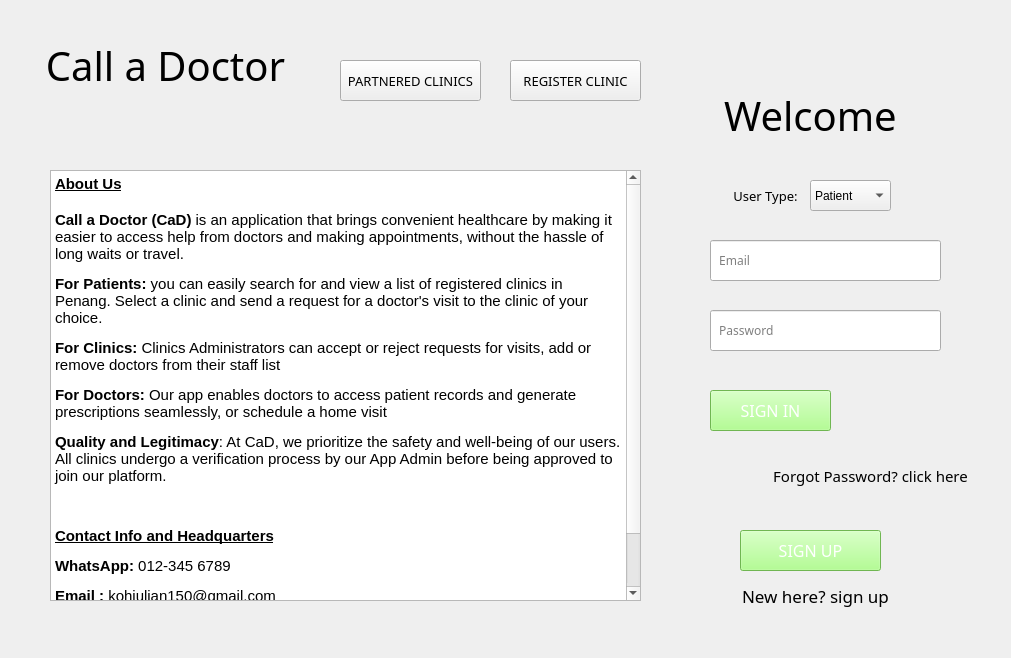
<?xml version="1.0" encoding="UTF-8"?>
<ui version="4.0">
 <class>HomePage</class>
 <widget class="QWidget" name="HomePage">
  <property name="geometry">
   <rect>
    <x>0</x>
    <y>0</y>
    <width>1011</width>
    <height>658</height>
   </rect>
  </property>
  <property name="windowTitle">
   <string>Call A Doctor - Home Page</string>
  </property>
  <widget class="QPushButton" name="Clinics">
   <property name="geometry">
    <rect>
     <x>340</x>
     <y>60</y>
     <width>141</width>
     <height>41</height>
    </rect>
   </property>
   <property name="font">
    <font>
     <family>Bahnschrift SemiLight SemiConde</family>
     <pointsize>10</pointsize>
     <weight>50</weight>
     <bold>false</bold>
    </font>
   </property>
   <property name="text">
    <string>PARTNERED CLINICS</string>
   </property>
  </widget>
  <widget class="QTextEdit" name="textEdit_2">
   <property name="geometry">
    <rect>
     <x>50</x>
     <y>170</y>
     <width>591</width>
     <height>431</height>
    </rect>
   </property>
   <property name="sizePolicy">
    <sizepolicy hsizetype="Maximum" vsizetype="Maximum">
     <horstretch>0</horstretch>
     <verstretch>0</verstretch>
    </sizepolicy>
   </property>
   <property name="readOnly">
    <bool>true</bool>
   </property>
   <property name="html">
    <string>&lt;!DOCTYPE HTML PUBLIC &quot;-//W3C//DTD HTML 4.0//EN&quot; &quot;http://www.w3.org/TR/REC-html40/strict.dtd&quot;&gt;
&lt;html&gt;&lt;head&gt;&lt;meta name=&quot;qrichtext&quot; content=&quot;1&quot; /&gt;&lt;style type=&quot;text/css&quot;&gt;
p, li { white-space: pre-wrap; }
&lt;/style&gt;&lt;/head&gt;&lt;body style=&quot; font-family:'MS Shell Dlg 2'; font-size:7.8pt; font-weight:400; font-style:normal;&quot;&gt;
&lt;p style=&quot; margin-top:0px; margin-bottom:0px; margin-left:0px; margin-right:0px; -qt-block-indent:0; text-indent:0px;&quot;&gt;&lt;span style=&quot; font-size:11pt; font-weight:600; text-decoration: underline;&quot;&gt;About Us&lt;/span&gt;&lt;/p&gt;
&lt;p style=&quot;-qt-paragraph-type:empty; margin-top:0px; margin-bottom:0px; margin-left:0px; margin-right:0px; -qt-block-indent:0; text-indent:0px; font-size:11pt; font-weight:600; text-decoration: underline;&quot;&gt;&lt;br /&gt;&lt;/p&gt;
&lt;p style=&quot; margin-top:0px; margin-bottom:0px; margin-left:0px; margin-right:0px; -qt-block-indent:0; text-indent:0px;&quot;&gt;&lt;span style=&quot; font-size:11pt; font-weight:600;&quot;&gt;Call a Doctor (CaD)&lt;/span&gt;&lt;span style=&quot; font-size:11pt;&quot;&gt; is an application that brings convenient healthcare by making it easier to access help from doctors and making appointments, without the hassle of long waits or travel.&lt;/span&gt;&lt;/p&gt;
&lt;p style=&quot; margin-top:12px; margin-bottom:12px; margin-left:0px; margin-right:0px; -qt-block-indent:0; text-indent:0px;&quot;&gt;&lt;span style=&quot; font-size:11pt; font-weight:600;&quot;&gt;For Patients:&lt;/span&gt;&lt;span style=&quot; font-size:11pt;&quot;&gt; you can easily search for and view a list of registered clinics in Penang. Select a clinic and send a request for a doctor's visit to the clinic of your choice. &lt;/span&gt;&lt;/p&gt;
&lt;p style=&quot; margin-top:12px; margin-bottom:12px; margin-left:0px; margin-right:0px; -qt-block-indent:0; text-indent:0px;&quot;&gt;&lt;span style=&quot; font-size:11pt; font-weight:600;&quot;&gt;For Clinics:&lt;/span&gt;&lt;span style=&quot; font-size:11pt;&quot;&gt; Clinics Administrators can accept or reject requests for visits, add or remove doctors from their staff list&lt;/span&gt;&lt;/p&gt;
&lt;p style=&quot; margin-top:12px; margin-bottom:12px; margin-left:0px; margin-right:0px; -qt-block-indent:0; text-indent:0px;&quot;&gt;&lt;span style=&quot; font-size:11pt; font-weight:600;&quot;&gt;For Doctors:&lt;/span&gt;&lt;span style=&quot; font-size:11pt;&quot;&gt; Our app enables doctors to access patient records and generate prescriptions seamlessly, or schedule a home visit&lt;/span&gt;&lt;/p&gt;
&lt;p style=&quot; margin-top:12px; margin-bottom:12px; margin-left:0px; margin-right:0px; -qt-block-indent:0; text-indent:0px;&quot;&gt;&lt;span style=&quot; font-size:11pt; font-weight:600;&quot;&gt;Quality and Legitimacy&lt;/span&gt;&lt;span style=&quot; font-size:11pt;&quot;&gt;: At CaD, we prioritize the safety and well-being of our users. All clinics undergo a verification process by our App Admin before being approved to join our platform. &lt;/span&gt;&lt;/p&gt;
&lt;p style=&quot;-qt-paragraph-type:empty; margin-top:12px; margin-bottom:12px; margin-left:0px; margin-right:0px; -qt-block-indent:0; text-indent:0px; font-size:11pt;&quot;&gt;&lt;br /&gt;&lt;/p&gt;
&lt;p style=&quot; margin-top:12px; margin-bottom:12px; margin-left:0px; margin-right:0px; -qt-block-indent:0; text-indent:0px;&quot;&gt;&lt;span style=&quot; font-size:11pt; font-weight:600; text-decoration: underline;&quot;&gt;Contact Info and Headquarters&lt;/span&gt;&lt;/p&gt;
&lt;p style=&quot; margin-top:12px; margin-bottom:12px; margin-left:0px; margin-right:0px; -qt-block-indent:0; text-indent:0px;&quot;&gt;&lt;span style=&quot; font-size:11pt; font-weight:600;&quot;&gt;WhatsApp: &lt;/span&gt;&lt;span style=&quot; font-size:11pt;&quot;&gt;012-345 6789      &lt;/span&gt;&lt;span style=&quot; font-size:11pt; font-weight:600;&quot;&gt; &lt;/span&gt;&lt;/p&gt;
&lt;p style=&quot; margin-top:12px; margin-bottom:12px; margin-left:0px; margin-right:0px; -qt-block-indent:0; text-indent:0px;&quot;&gt;&lt;span style=&quot; font-size:11pt; font-weight:600;&quot;&gt;Email : &lt;/span&gt;&lt;span style=&quot; font-size:11pt;&quot;&gt;kohjulian150@gmail.com&lt;/span&gt;&lt;/p&gt;
&lt;p style=&quot; margin-top:12px; margin-bottom:12px; margin-left:0px; margin-right:0px; -qt-block-indent:0; text-indent:0px;&quot;&gt;&lt;span style=&quot; font-size:11pt; font-weight:600;&quot;&gt;Headquarter:&lt;/span&gt;&lt;span style=&quot; font-size:11pt;&quot;&gt; 20&lt;/span&gt;&lt;span style=&quot; font-size:11pt; font-weight:600;&quot;&gt; &lt;/span&gt;&lt;span style=&quot; font-size:11pt;&quot;&gt;Bukit&lt;/span&gt;&lt;span style=&quot; font-size:11pt; font-weight:600;&quot;&gt; &lt;/span&gt;&lt;span style=&quot; font-size:11pt;&quot;&gt;Jambul, Jalan Jambul, Pulau Pinang&lt;/span&gt;&lt;/p&gt;
&lt;p style=&quot;-qt-paragraph-type:empty; margin-top:12px; margin-bottom:12px; margin-left:0px; margin-right:0px; -qt-block-indent:0; text-indent:0px; font-size:8.25pt;&quot;&gt;&lt;br /&gt;&lt;/p&gt;&lt;/body&gt;&lt;/html&gt;</string>
   </property>
  </widget>
  <widget class="QLineEdit" name="Email_line">
   <property name="geometry">
    <rect>
     <x>710</x>
     <y>240</y>
     <width>231</width>
     <height>41</height>
    </rect>
   </property>
   <property name="font">
    <font>
     <family>Bahnschrift Light</family>
    </font>
   </property>
   <property name="placeholderText">
    <string>  Email</string>
   </property>
  </widget>
  <widget class="QLineEdit" name="Password_line">
   <property name="geometry">
    <rect>
     <x>710</x>
     <y>310</y>
     <width>231</width>
     <height>41</height>
    </rect>
   </property>
   <property name="sizePolicy">
    <sizepolicy hsizetype="Expanding" vsizetype="Expanding">
     <horstretch>0</horstretch>
     <verstretch>0</verstretch>
    </sizepolicy>
   </property>
   <property name="font">
    <font>
     <family>Bahnschrift Light</family>
    </font>
   </property>
   <property name="inputMask">
    <string/>
   </property>
   <property name="text">
    <string/>
   </property>
   <property name="placeholderText">
    <string>  Password</string>
   </property>
   <property name="clearButtonEnabled">
    <bool>false</bool>
   </property>
  </widget>
  <widget class="QPushButton" name="ForgotPasswordpushButton">
   <property name="geometry">
    <rect>
     <x>750</x>
     <y>460</y>
     <width>241</width>
     <height>31</height>
    </rect>
   </property>
   <property name="font">
    <font>
     <family>Yu Gothic UI Semibold</family>
     <pointsize>11</pointsize>
     <weight>7</weight>
     <italic>false</italic>
     <bold>false</bold>
    </font>
   </property>
   <property name="styleSheet">
    <string notr="true">border: none; background: none;;
font: 63 11pt &quot;Yu Gothic UI Semibold&quot;;
</string>
   </property>
   <property name="text">
    <string>Forgot Password? click here</string>
   </property>
  </widget>
  <widget class="QPushButton" name="LoginpushButton">
   <property name="geometry">
    <rect>
     <x>710</x>
     <y>390</y>
     <width>121</width>
     <height>41</height>
    </rect>
   </property>
   <property name="font">
    <font>
     <family>Bahnschrift SemiLight SemiConde</family>
     <pointsize>12</pointsize>
    </font>
   </property>
   <property name="autoFillBackground">
    <bool>false</bool>
   </property>
   <property name="styleSheet">
    <string notr="true">background-color: #9dff73;
color: #FFFFFF;
</string>
   </property>
   <property name="text">
    <string>SIGN IN</string>
   </property>
   <property name="autoDefault">
    <bool>false</bool>
   </property>
  </widget>
  <widget class="QLabel" name="Welcome_label_2">
   <property name="enabled">
    <bool>true</bool>
   </property>
   <property name="geometry">
    <rect>
     <x>20</x>
     <y>30</y>
     <width>291</width>
     <height>71</height>
    </rect>
   </property>
   <property name="sizePolicy">
    <sizepolicy hsizetype="Preferred" vsizetype="Preferred">
     <horstretch>0</horstretch>
     <verstretch>0</verstretch>
    </sizepolicy>
   </property>
   <property name="font">
    <font>
     <family>Yu Gothic UI Semibold</family>
     <pointsize>30</pointsize>
     <weight>7</weight>
     <italic>false</italic>
     <bold>false</bold>
    </font>
   </property>
   <property name="layoutDirection">
    <enum>Qt::LeftToRight</enum>
   </property>
   <property name="autoFillBackground">
    <bool>false</bool>
   </property>
   <property name="styleSheet">
    <string notr="true">
font: 63 30pt &quot;Yu Gothic UI Semibold&quot;;</string>
   </property>
   <property name="text">
    <string>Call a Doctor</string>
   </property>
   <property name="alignment">
    <set>Qt::AlignCenter</set>
   </property>
  </widget>
  <widget class="QLabel" name="Welcome_label_3">
   <property name="enabled">
    <bool>true</bool>
   </property>
   <property name="geometry">
    <rect>
     <x>700</x>
     <y>90</y>
     <width>221</width>
     <height>51</height>
    </rect>
   </property>
   <property name="sizePolicy">
    <sizepolicy hsizetype="Expanding" vsizetype="Expanding">
     <horstretch>0</horstretch>
     <verstretch>0</verstretch>
    </sizepolicy>
   </property>
   <property name="font">
    <font>
     <family>Yu Gothic UI Semibold</family>
     <pointsize>30</pointsize>
     <weight>7</weight>
     <italic>false</italic>
     <bold>false</bold>
    </font>
   </property>
   <property name="layoutDirection">
    <enum>Qt::LeftToRight</enum>
   </property>
   <property name="autoFillBackground">
    <bool>false</bool>
   </property>
   <property name="styleSheet">
    <string notr="true">
font: 63 30pt &quot;Yu Gothic UI Semibold&quot;;
</string>
   </property>
   <property name="text">
    <string>Welcome</string>
   </property>
   <property name="alignment">
    <set>Qt::AlignCenter</set>
   </property>
  </widget>
  <widget class="QPushButton" name="RegisterButton">
   <property name="geometry">
    <rect>
     <x>740</x>
     <y>530</y>
     <width>141</width>
     <height>41</height>
    </rect>
   </property>
   <property name="font">
    <font>
     <family>Bahnschrift SemiLight SemiConde</family>
     <pointsize>12</pointsize>
    </font>
   </property>
   <property name="autoFillBackground">
    <bool>false</bool>
   </property>
   <property name="styleSheet">
    <string notr="true">background-color: #9dff73;
color: #FFFFFF;
</string>
   </property>
   <property name="text">
    <string>SIGN UP</string>
   </property>
   <property name="autoDefault">
    <bool>false</bool>
   </property>
  </widget>
  <widget class="QPushButton" name="RegisterClinicButton">
   <property name="geometry">
    <rect>
     <x>510</x>
     <y>60</y>
     <width>131</width>
     <height>41</height>
    </rect>
   </property>
   <property name="font">
    <font>
     <family>Bahnschrift SemiLight SemiConde</family>
     <pointsize>10</pointsize>
     <weight>50</weight>
     <bold>false</bold>
    </font>
   </property>
   <property name="text">
    <string>REGISTER CLINIC</string>
   </property>
  </widget>
  <widget class="QLabel" name="Welcome_label_4">
   <property name="enabled">
    <bool>true</bool>
   </property>
   <property name="geometry">
    <rect>
     <x>680</x>
     <y>580</y>
     <width>271</width>
     <height>31</height>
    </rect>
   </property>
   <property name="sizePolicy">
    <sizepolicy hsizetype="Preferred" vsizetype="Preferred">
     <horstretch>0</horstretch>
     <verstretch>0</verstretch>
    </sizepolicy>
   </property>
   <property name="font">
    <font>
     <family>Yu Gothic UI Semibold</family>
     <pointsize>13</pointsize>
     <weight>7</weight>
     <italic>false</italic>
     <bold>false</bold>
    </font>
   </property>
   <property name="layoutDirection">
    <enum>Qt::LeftToRight</enum>
   </property>
   <property name="autoFillBackground">
    <bool>false</bool>
   </property>
   <property name="styleSheet">
    <string notr="true">
font: 63 13pt &quot;Yu Gothic UI Semibold&quot;;
</string>
   </property>
   <property name="text">
    <string>New here? sign up</string>
   </property>
   <property name="alignment">
    <set>Qt::AlignCenter</set>
   </property>
  </widget>
  <widget class="QLabel" name="Welcome_label_5">
   <property name="enabled">
    <bool>true</bool>
   </property>
   <property name="geometry">
    <rect>
     <x>630</x>
     <y>170</y>
     <width>271</width>
     <height>51</height>
    </rect>
   </property>
   <property name="sizePolicy">
    <sizepolicy hsizetype="Preferred" vsizetype="Preferred">
     <horstretch>0</horstretch>
     <verstretch>0</verstretch>
    </sizepolicy>
   </property>
   <property name="font">
    <font>
     <family>Yu Gothic UI Semibold</family>
     <pointsize>10</pointsize>
     <weight>7</weight>
     <italic>false</italic>
     <bold>false</bold>
    </font>
   </property>
   <property name="layoutDirection">
    <enum>Qt::LeftToRight</enum>
   </property>
   <property name="autoFillBackground">
    <bool>false</bool>
   </property>
   <property name="styleSheet">
    <string notr="true">
font: 63 10pt &quot;Yu Gothic UI Semibold&quot;;
</string>
   </property>
   <property name="text">
    <string>User Type:</string>
   </property>
   <property name="alignment">
    <set>Qt::AlignCenter</set>
   </property>
  </widget>
  <widget class="QComboBox" name="UserType">
   <property name="geometry">
    <rect>
     <x>810</x>
     <y>180</y>
     <width>81</width>
     <height>31</height>
    </rect>
   </property>
   <item>
    <property name="text">
     <string>Patient</string>
    </property>
   </item>
   <item>
    <property name="text">
     <string>Clinic</string>
    </property>
   </item>
   <item>
    <property name="text">
     <string>Doctor</string>
    </property>
   </item>
  </widget>
 </widget>
 <resources/>
 <connections/>
</ui>
